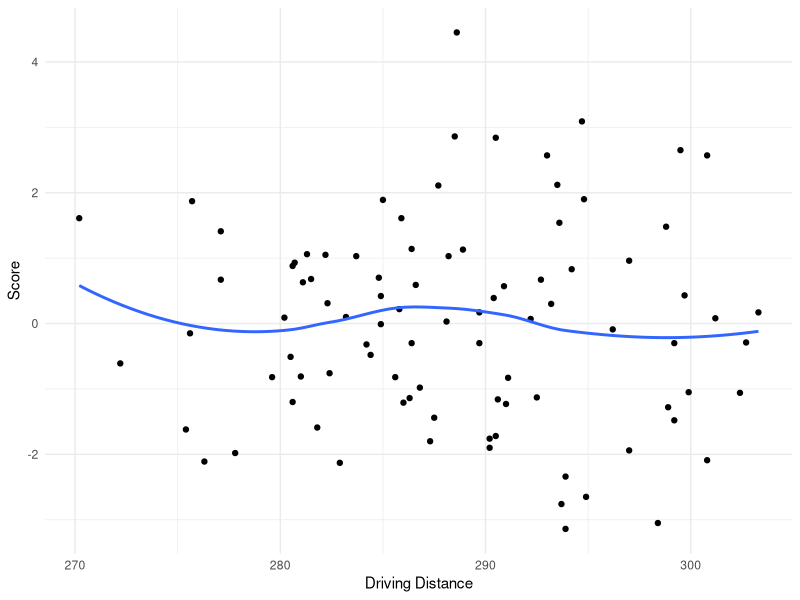
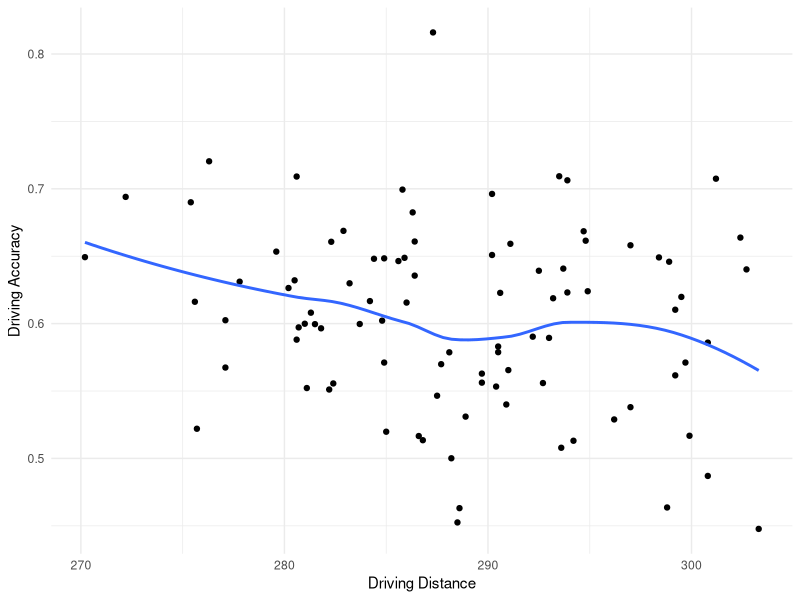

Recreate these plots in R, in order.
## ---- chunk 1
library(tidyverse)
golf_data <- read_csv("dg_new_course_table.csv")
## ---- chunk 2
#| fig.width: 8
#| fig.height: 5
golf_data |> ggplot(aes(x = adj_driving_distance, y = adj_score_to_par)) + geom_point() +
  geom_smooth(method = "loess", se = FALSE) + labs(x = "Driving Distance", y = "Score") + theme_minimal()
## ---- chunk 3
#| fig.width: 8
#| fig.height: 5

golf_data |> ggplot(aes(x = adj_driving_distance, y = adj_driving_accuracy)) + geom_point() +
  geom_smooth(method = "loess", se = FALSE) + labs(x = "Driving Distance", y = "Driving Accuracy") + theme_minimal() 
